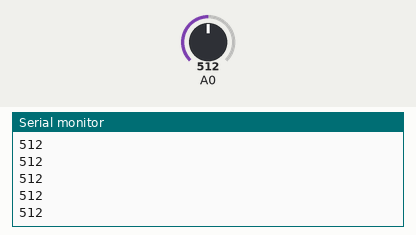
Bench run of a sketch on a simulated ESP8266 (NodeMCU). On the bench: the last lines printed to the serial monitor. The inputs (shaded band) are chosen by the test bench; at power-on: A0 = 512. WiFi joins after 1.5 s; servers stay silent unless stated.

Above: at 3.0 s.
3.1 s: A0 set to 716
At 3.7 s:
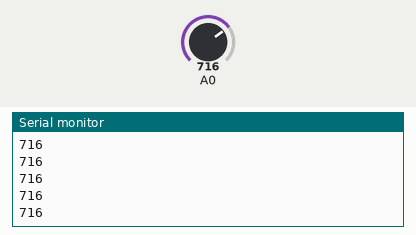
4.6 s: A0 set to 900
At 5.2 s:
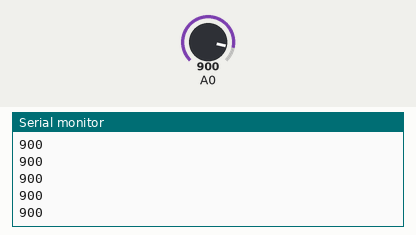
Timing chart, 0 to 7.6 s (numbered marks = the images above; inputs shaded):
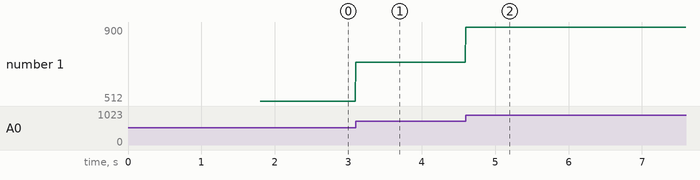

The sketch:

SmokeNotification.ino
```cpp
// (licence header left out)
/* Comment this out to disable prints and save space */
#define BLYNK_PRINT Serial


#include <ESP8266WiFi.h>
#include <BlynkSimpleEsp8266.h>

// You should get Auth Token in the Blynk App.
// Go to the Project Settings (nut icon).
char auth[] = "yL6yia4-N******dO4qSTsaDqcJMGZE";

// Your WiFi credentials.
// Set password to "" for open networks.
char ssid[] = "Ashish Bansal";
char pass[] = "";

void setup()
{
  // Debug console
  Serial.begin(9600);

  Blynk.begin(auth, ssid, pass);
  // You can also specify server:
  //Blynk.begin(auth, ssid, pass, "blynk-cloud.com", 80);
  //Blynk.begin(auth, ssid, pass, IPAddress(192,168,1,100), 8080);
}

void loop()
{
  Blynk.run();
  Serial.println(analogRead(A0));
  if(analogRead(A0)>900){
    Blynk.notify("High Smoke detected");
  }
}
```

Measured:
- after the input at 3.1 s, the serial monitor: prints a new line at once (image 1)
- after the input at 4.6 s, the serial monitor: prints a new line at once (image 2)
- plotted number 1: 512 → 716 after the input at 3.1 s, 716 → 900 after the input at 4.6 s
